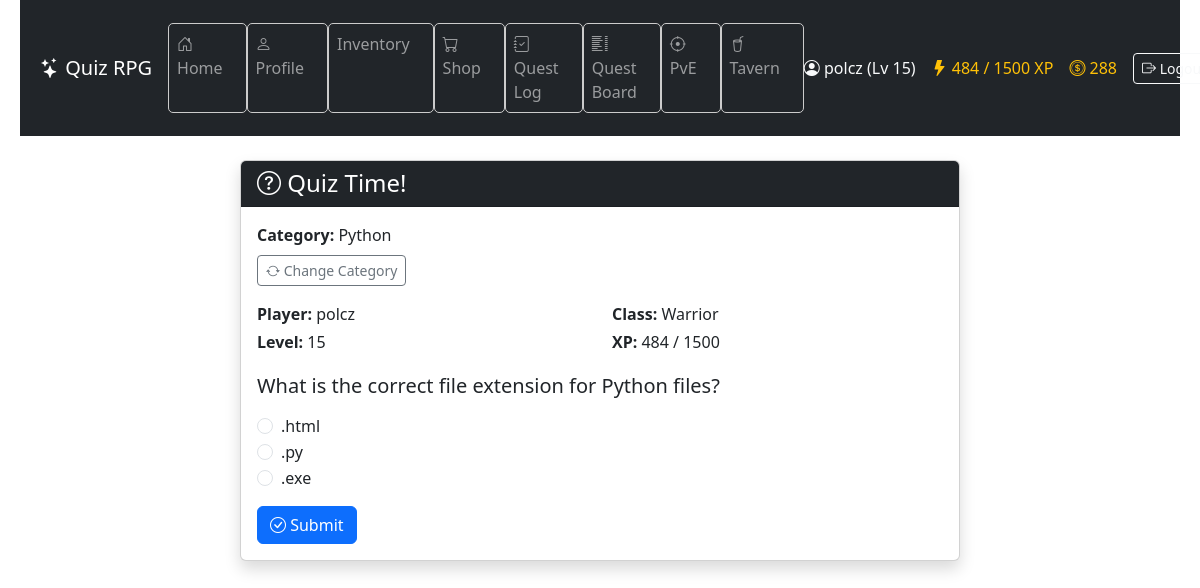
The app's page /quiz/ (signed in) with its own data.
### game/models.py (models this page shows, shortened)
class Character(models.Model):
    CLASS_CHOICES = [
        ("warrior", "Warrior"),
        ("mage", "Mage"),
        ("rogue", "Rogue"),
    ]
    user = models.OneToOneField(User, on_delete=models.CASCADE)
    name = models.CharField(max_length=100)
    character_class = models.CharField(
        max_length=20, choices=CLASS_CHOICES, default="warrior"
    )
    level = models.IntegerField(default=1)
    experience = models.IntegerField(default=0)
    experience_to_next_level = models.PositiveIntegerField(default=100)
    hp = models.PositiveIntegerField(default=100)
    max_hp = models.PositiveIntegerField(default=100)
    hp_from_levels = models.PositiveIntegerField(default=0)
    mana = models.PositiveIntegerField(default=50)
    max_mana = models.PositiveIntegerField(default=50)
    mana_from_levels = models.PositiveIntegerField(default=0)
    stamina = models.PositiveIntegerField(default=50)
    max_stamina = models.PositiveIntegerField(default=50)
    armor = models.PositiveIntegerField(default=0)
    damage_reduction = models.FloatField(default=0.0)
    physical_min_damage = models.PositiveIntegerField(default=1)
    physical_max_damage = models.PositiveIntegerField(default=3)
    spell_power = models.PositiveIntegerField(default=0)
    hp_regeneration = models.PositiveIntegerField(default=0)
    mana_regeneration = models.PositiveIntegerField(default=0)
    stamina_regeneration = models.PositiveIntegerField(default=0)
    items = models.ManyToManyField("Item", related_name="characters", blank=True)
    equipped_head = models.ForeignKey(
        "Item",
        null=True,
        blank=True,
        related_name="equipped_on_head",
        on_delete=models.SET_NULL,
    )
    equipped_body = models.ForeignKey(
        "Item",
        null=True,
        blank=True,
        related_name="equipped_on_body",
        on_delete=models.SET_NULL,
    )
    equipped_legs = models.ForeignKey(
        "Item",
        null=True,
        blank=True,
        related_name="equipped_on_legs",
        on_delete=models.SET_NULL,
    )
    equipped_feet = models.ForeignKey(
        "Item",
        null=True,
        blank=True,
        related_name="equipped_on_feet",
        on_delete=models.SET_NULL,
    )
    equipped_hand_right = models.ForeignKey(
        "Item",
        null=True,
        blank=True,
        related_name="equipped_on_hand_right",
        on_delete=models.SET_NULL,
    )
    equipped_hand_left = models.ForeignKey(
        "Item",
        null=True,
        blank=True,
        related_name="equipped_on_hand_left",
        on_delete=models.SET_NULL,
    )
    strength = models.IntegerField(default=5)
    intelligence = models.IntegerField(default=5)
    dexterity = models.IntegerField(default=5)
    vitality = models.IntegerField(default=5)
    luck = models.IntegerField(default=5)
    stat_points = models.IntegerField(default=0)
    gold = models.IntegerField(default=0)
    last_regen_time = models.DateTimeField(default=timezone.now)
    class XpReward(TypedDict):
        total: int
        base: int
        strength_bonus: int
        intelligence_bonus: int
        double: bool

class Question(models.Model):
    text = models.CharField(max_length=255)
    category = models.ForeignKey(
        "Category", on_delete=models.CASCADE, null=True, blank=True
    )

class Category(models.Model):
    name = models.CharField(max_length=100)

class Answer(models.Model):
    question = models.ForeignKey(
        "Question", related_name="answers", on_delete=models.CASCADE
    )
    text = models.CharField(max_length=255)
    is_correct = models.BooleanField(default=False)

### game/views.py (the view, shortened to what this page needs)
# urls.py: path("quiz/", views.quiz_view, name="quiz"),
@character_required
def quiz_view(request):
    character, created = Character.objects.get_or_create(
        user=request.user,
        defaults={"name": request.user.username},
    )
    regenerate_character(character)
    category_id = request.session.get("selected_category")
    questions = Question.objects.all()
    if category_id:
        questions = questions.filter(category_id=category_id)
    if not questions.exists():
        return render(request, "game/no_questions.html", {"category_id": category_id})
    if not character.character_class:
        return redirect("choose_class")
    feedback = request.session.pop("feedback", None)
    question = random.choice(questions)
    return render(
        request,
        "game/quiz.html",
        {"question": question, "character": character, "feedback": feedback},
    )

### game/context_processors.py (called while the page is built)
def character_context(request):
    if request.user.is_authenticated:
        try:
            character = Character.objects.get(user=request.user)
            return {"character": character}
        except Character.DoesNotExist:
            return {}
    return {}

### game/services/regeneration.py (called while the page is built)
def regenerate_character(character):
    now = timezone.now()
    elapsed = now - character.last_regen_time
    ticks = elapsed // REGEN_INTERVAL
    if ticks >= 1:
        character.hp = min(character.max_hp, character.hp + ticks * REGEN_AMOUNT)
        character.mana = min(character.max_mana, character.mana + ticks * REGEN_AMOUNT)
        character.stamina = min(
            character.max_stamina, character.stamina + ticks * REGEN_AMOUNT
        )
        character.last_regen_time = now
        character.save()

### game/templates/game/quiz.html (shortened to what this page needs)
{% extends "game/base.html" %}
{% block content %}
<div class="container my-4">
  <div class="row justify-content-center">
    <div class="col-lg-8">
      <div class="card shadow">
        <div class="card-header bg-dark text-white">
          <h4 class="mb-0"><i class="bi bi-question-circle"></i> Quiz Time!</h4>
        </div>
        <div class="card-body">
          {% if question.category %}
          <p class="mb-2">
            <strong>Category:</strong> {{ question.category.name }}
          </p>
          {% endif %}
          <p>
            <a href="{% url 'clear_category' %}" class="btn btn-sm btn-outline-secondary">
              <i class="bi bi-arrow-repeat"></i> Change Category
            </a>
          </p>
          <div class="mb-3 row row-cols-2">
            <p class="mb-1"><strong>Player:</strong> {{ character.name }}</p>
            <p class="mb-1"><strong>Class:</strong> {{ character.get_character_class_display }}</p>
            <p class="mb-1"><strong>Level:</strong> {{ character.level }}</p>
            <p class="mb-1">
              <strong>XP:</strong> {{ character.experience }} / {{ character.level|add:"0" }}00
            </p>
          </div>
          <form method="post">
            <div class="mb-3">
              <h5 class="mb-3">{{ question.text }}</h5>
              {% for answer in question.answers.all %}
              <div class="form-check">
                <input
                  class="form-check-input"
                  type="radio"
                  name="answer"
                  id="answer{{ answer.id }}"
                  value="{{ answer.id }}"
                />
                <label class="form-check-label" for="answer{{ answer.id }}">
                  {{ answer.text }}
                </label>
              </div>
              {% endfor %}
            </div>
            <button type="submit" class="btn btn-primary">
              <i class="bi bi-check-circle"></i> Submit
            </button>
          </form>
        </div>
      </div>
    </div>
  </div>
</div>
{% endblock %}

### game/templates/game/base.html (shortened to what this page needs)
{% load static %}
<!DOCTYPE html>
<html lang="en">
  <head>
    <link rel="stylesheet" type="text/css" href="{% static 'game/style.css' %}" />
    <link href="https://cdn.jsdelivr.net/npm/bootstrap@5.3.3/dist/css/bootstrap.min.css" rel="stylesheet" />
    <link href="https://cdn.jsdelivr.net/npm/bootstrap-icons@1.11.3/font/bootstrap-icons.css" rel="stylesheet" />
  </head>
  <body>
    <header class="bg-dark text-white">
      <nav class="navbar navbar-expand-lg navbar-dark container">
        <a class="navbar-brand" href="{% url 'home' %}">
          <i class="bi bi-stars"></i> Quiz RPG
        </a>
        <div class="collapse navbar-collapse justify-content-between" id="navbarNav">
          <ul class="navbar-nav me-auto mb-2 mb-lg-0">
            <li class="nav-item"><a class="nav-link" href="{% url 'home' %}"><i class="bi bi-house-door"></i> Home</a></li>
            <li class="nav-item"><a class="nav-link" href="{% url 'profile' %}"><i class="bi bi-person"></i> Profile</a></li>
            <li class="nav-item"><a class="nav-link" href="{% url 'inventory' %}"> Inventory</a></li>
            <li class="nav-item"><a class="nav-link" href="{% url 'shop' %}"><i class="bi bi-cart"></i> Shop</a></li>
            <li class="nav-item"><a class="nav-link" href="{% url 'quest_log' %}"><i class="bi bi-journal-check"></i> Quest Log</a></li>
            <li class="nav-item"><a class="nav-link" href="{% url 'quest_list' %}"><i class="bi bi-list-columns"></i> Quest Board</a></li>
            <li class="nav-item"><a class="nav-link" href="{% url 'battle_select' %}"><i class="bi bi-crosshair"></i> PvE</a></li>
            <li class="nav-item"><a class="nav-link" href="{% url 'tavern' %}"><i class="bi bi-cup-straw"></i> Tavern</a></li>
          </ul>
          <div class="d-flex align-items-center gap-3 text-nowrap">
            {% if user.is_authenticated %}
              {% if character %}
                <span class="text-light"><i class="bi bi-person-circle"></i> {{ character.name }} (Lv {{ character.level }})</span>
                <span class="text-warning"><i class="bi bi-lightning-fill"></i> {{ character.experience }} / {{ character.level|add:"0" }}00 XP</span>
                <span class="text-warning"><i class="bi bi-coin"></i> {{ character.gold }}</span>
              {% else %}
                <span class="text-light"><i class="bi bi-person-circle"></i> {{ user.username }}</span>
              {% endif %}
              <form method="post" action="{% url 'logout' %}" class="d-inline">
                <button type="submit" class="btn btn-outline-light btn-sm">
                  <i class="bi bi-box-arrow-right"></i> Logout
                </button>
              </form>
            {% else %}
              <a href="{% url 'login' %}" class="btn btn-outline-light btn-sm"><i class="bi bi-box-arrow-in-right"></i> Login</a>
              <a href="{% url 'register' %}" class="btn btn-outline-light btn-sm"><i class="bi bi-person-plus"></i> Register</a>
            {% endif %}
          </div>
        </div>
      </nav>
    </header>
    <main class="container mb-5">
      {% block content %}{% endblock %}
    </main>
  </body>
</html>

### game/static/game/style.css (style rules this page uses)
body { font-family: "Segoe UI", sans-serif; background-color: #f4f4f4; color: #333; margin: 0; padding: 0 20px; }
header { background-color: #222; color: white; padding: 15px 20px; display: flex; flex-direction: column; align-items: flex-start; }
nav a { color: #ddd; text-decoration: none; margin-right: 15px; }
nav li { background: none !important; width: auto !important; height: auto !important; padding: 0 !important; margin: 0 !important; display: list-item; }
button { background-color: #4CAF50; color: white; border: none; padding: 8px 16px; margin-top: 5px; cursor: pointer; border-radius: 4px; }
ul { list-style: none; padding-left: 0; }
li { background-color: white; border: 1px solid #ccc; margin: 5px 0; padding: 10px; border-radius: 5px; }

### records on screen
Character: name "polcz", level "15", experience "484", level|add "15", gold "288", character_class "Warrior"
Question: category.name "Python", text "What is the correct file extension for Python files?"
Answer: text ".html"
Answer: text ".py"
Answer: text ".exe"
